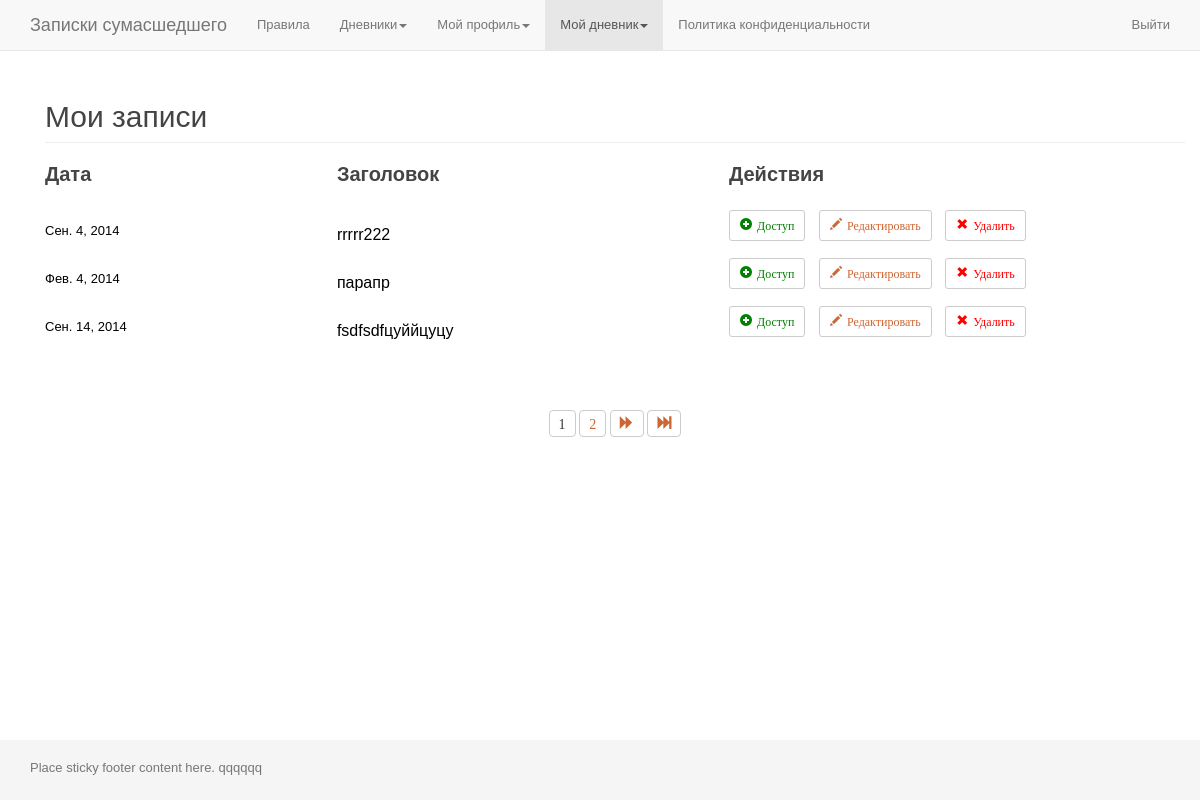
The app's page /my_records/ (signed in), older data.
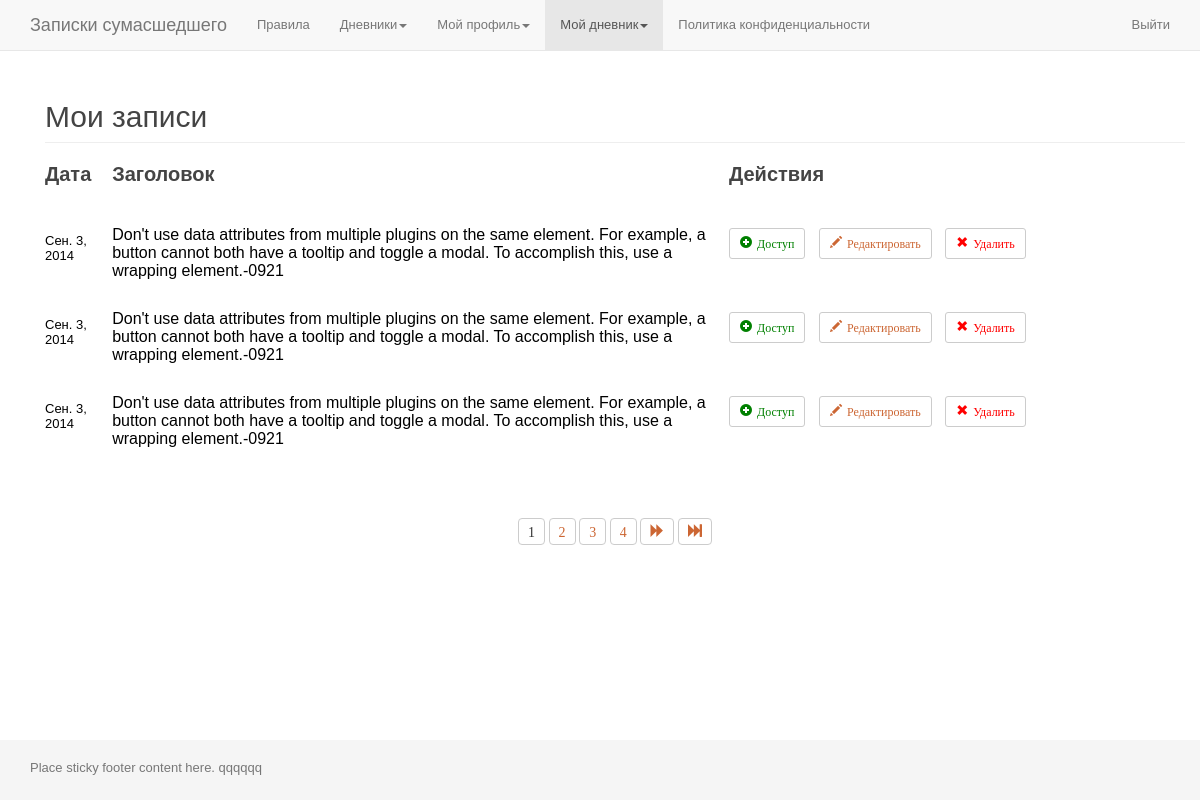
The same page, newer data.
### app_zapsum/models.py (models this page shows, shortened)
class Diary(models.Model):
	user_id = models.IntegerField(
		'',
		blank=True,
		null=True,
	)
	title = models.CharField(
		'Заголовок записи',
		max_length=100,
		blank=False,
	)
	date = models.DateField(
		'Дата записи',
		blank=True,
		null=True,
	)
	text = models.TextField(
		'Содержание записи',
		max_length=5000,
		blank=False,
	)
	last_edit_date = models.DateField(
		'Дата последнего редактирования',
		default=datetime.now(),
	)
	is_active = models.BooleanField(default=True)
	is_delete = models.BooleanField(default=False)
	@classmethod
	def get_all_user_entries(self, id):
		return self.objects.filter(user_id=id)

### app_zapsum/views.py (the view)
# urls.py: url(r'^my_records/$', 'views.my_records', name='my_records'),
@login_required
def my_records(request):
	all_user_entries = Diary.get_all_user_entries(id=request.user.pk)
	paginator = Paginator(all_user_entries, 3)
	list_pages = paginator.page_range
	page = request.GET.get('page')
	try:
		all_user_entries_paginated = paginator.page(page)
	except PageNotAnInteger:
		all_user_entries_paginated = paginator.page(1)
	except EmptyPage:
		all_user_entries_paginated = paginator.page(paginator.num_pages)
	last_page = list_pages[-1]
	first_page = list_pages[0]
	t = loader.get_template('page_my_records.html')
	c = RequestContext(request, {
		'all_user_entries': all_user_entries,
		'list_pages': list_pages,
		'all_user_entries_paginated': all_user_entries_paginated,
		'last_page': last_page,
		'first_page': first_page,
	}, [custom_proc])
	return HttpResponse(t.render(c))

### app_accounts/templatetags/tags_app_accounts.py (called while the page is built)
@register.inclusion_tag("part_auth_area.html")
def part_auth_area(is_authenticated):
	return {
		'is_authenticated': is_authenticated,
	}

### app_zapsum/views.py (called while the page is built)
def custom_proc(request):
	return{
		'request': request,
	}

### app_zapsum/templates/page_my_records.html (shortened to what this page needs)
{% extends "page_base.html" %}
{% block content %}
	<section class="section my_records_list">
		<div class="page-header">
			<h2>Мои записи</h2>
		</div>
		<table class="list_table">
			<thead>
				<tr>
					<td>Дата</td>
					<td>Заголовок</td>
					<td>Действия</td>
				</tr>
			</thead>
			<tbody>
				{% for entry in all_user_entries_paginated %}
					<tr class="article">
						<td class="cell_date">
							<a class="article_link" href="/edit_records/{{ entry.id }}/">
								{% if entry.date %}
									<span class="date_span {% if not entry.is_active %} active_false {% endif %}">{{ entry.date }}</span>
								{% endif %}
							</a>
						</td>
						<td class="cell_title">
							<a class="article_link" href="/edit_records/{{ entry.id }}/">
								{% if entry.title %}
									<h3 class="h3 {% if not entry.is_active %} active_false {% endif %}">{{ entry.title }}</h3>
								{% endif %}
							</a>
						</td>
						<td class="cell_actions">
							<button type="button" class="btn btn-default btn-xs">
								<span class="glyphicon activeRecord {% if entry.is_active %} glyphicon-plus-sign {% else %} glyphicon-minus-sign {% endif %}" data-id-rec="{{ entry.id }}">Доступ</span>
							</button>
							<button type="button" class="btn btn-default btn-xs">
								<a class="glyphicon glyphicon-pencil editRecord" href="/edit_records/{{ entry.id }}/">Редактировать</a>
							</button>
							<button type="button" class="btn btn-default btn-xs">
								<span class="glyphicon glyphicon-remove deleteRecord" data-id-delete="{{ entry.id }}">Удалить</span>
							</button>
						</td>
					</tr>
				{% endfor %}
			</tbody>
		</table>
		{% if last_page > 1 %}
			<div class="pager_outer">
				<div class="pager">
					<span>
						{% for page in list_pages  %}
							<div class="btn-group">
								{% if all_user_entries_paginated.number == page %}
									<button type="button" class="btn btn-default">
										<span class="a glyphicon">{{ page }}</span>
									</button>
								{% else %}
									<button type="button" class="btn btn-default">
										<a class="a num glyphicon" href="?page={{ page }}">{{ page }}</a>
									</button>
								{% endif %}
							</div>
						{% endfor %}
					</span>
					{% if all_user_entries_paginated.has_next %}
						<button type="button" class="btn btn-default">
							<a class="a right glyphicon glyphicon-forward" href="?page={{ all_user_entries_paginated.next_page_number }}"></a>
						</button>
						<button type="button" class="btn btn-default">
							<a class="a right2 glyphicon glyphicon-fast-forward" href="?page={{ last_page }}"></a>
						</button>
					{% endif %}
				</div>
			</div>
		{% endif %}
	</section>
{% endblock %}

Row changes from the older to the newer data that the page shows:
removed Diary: date "Сен. 4, 2014", title "rrrrr222"
removed Diary: date "Фев. 4, 2014", title "парапр"
removed Diary: date "Сен. 14, 2014", title "fsdfsdfцуййцуцу"
added Diary: date "Сен. 3, 2014", title "Don't use data attributes from multiple plugins on the same element. For example, a button cannot both have a tooltip and toggle a modal. To accomplish this, use a wrapping element.-0921"
now on this page (row edited): Diary: date "Сен. 3, 2014", title "Don't use data attributes from multiple plugins on the same element. For example, a button cannot both have a tooltip and toggle a modal. To accomplish this, use a wrapping element.-0921"
now on this page (row edited): Diary: date "Сен. 3, 2014", title "Don't use data attributes from multiple plugins on the same element. For example, a button cannot both have a tooltip and toggle a modal. To accomplish this, use a wrapping element.-0921"
Text that changed along with them:
new list line: "3"
new list line: "4"
